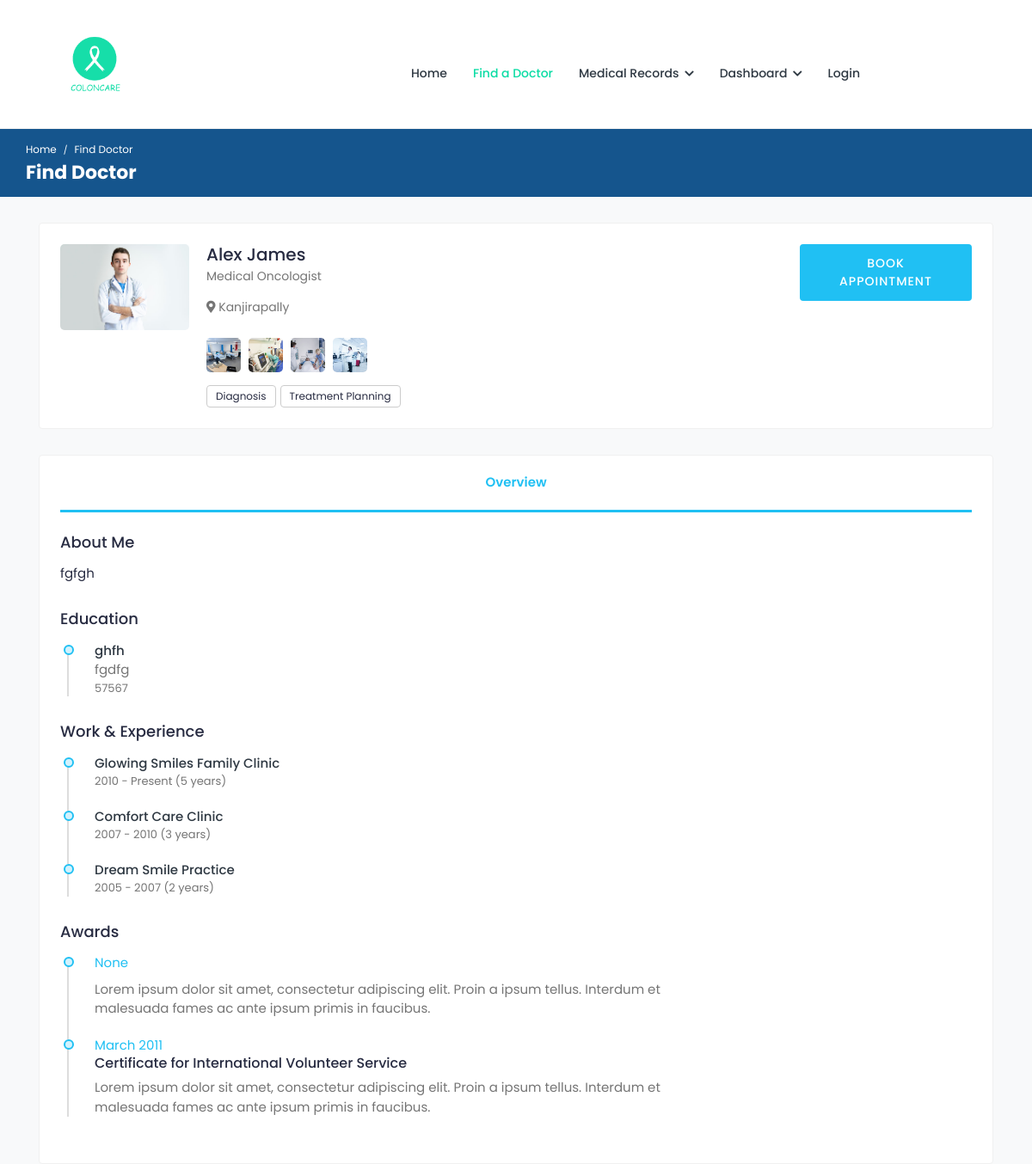
The page /showmore/24/ on the database its author committed.
### doctor/models.py (models this page shows)
class Docprofile(models.Model):
    user = models.OneToOneField(User, on_delete=models.CASCADE)
    name = models.CharField(max_length=100, null=True, blank=True)
    email = models.EmailField(max_length=255, null=True, blank=True)
    profile_pic = models.ImageField(upload_to='profile_pics/', null=True, blank=True)
    fname = models.CharField(max_length=100, null=True, blank=True)
    lname = models.CharField(max_length=100, null=True, blank=True)
    phone = models.CharField(max_length=100, null=True, blank=True)
    gender = models.CharField(max_length=50, choices=[('Male', 'Male'), ('Female', 'Female'),('Others', 'Others')],null=True, blank=True)
    dob = models.CharField(max_length=100, null=True, blank=True)
    add1 = models.CharField(max_length=100, null=True, blank=True)
    add2 = models.CharField(max_length=100, null=True, blank=True)
    city = models.CharField(max_length=100, null=True, blank=True)
    state = models.CharField(max_length=100, null=True, blank=True)
    country = models.CharField(max_length=100, null=True, blank=True)
    postalcode = models.CharField(max_length=100, null=True, blank=True)
    services = models.TextField( null=True, blank=True)
    about = models.TextField(null=True, blank=True)
    degree= models.CharField(max_length=100, null=True, blank=True)
    college = models.TextField(null=True, blank=True)
    cyear=models.CharField(max_length=100, null=True, blank=True)
    hospital_name= models.TextField( null=True, blank=True)
    from_date=models.CharField(max_length=100, null=True, blank=True)
    to_date=models.CharField(max_length=100, null=True, blank=True)
    award = models.TextField(null=True, blank=True)
    ayear=models.CharField(max_length=100, null=True, blank=True)
    specialist = models.ForeignKey(Specialization, on_delete=models.CASCADE,  null=True, blank=True)  # Reference to the category
    reset_password=models.CharField(max_length=128,null=True,blank=True)

class Specialization(models.Model):
    specialization_name = models.CharField(max_length=100)
    status = models.BooleanField(default=False)
    def __str__(self):
        return self.specialization_name

### doctor/views.py (the view)
# urls.py: path('showmore/<int:doctor_id>/', views.showmore_view, name='showmore'),
def showmore_view(request, doctor_id):
    doctor = get_object_or_404(Docprofile, pk=doctor_id)
    return render(request, 'patient/showmore.html', {'doctor': doctor})

### templates/patient/showmore.html (shortened to what this page needs)
{% load static %}
<!DOCTYPE html>
<html lang="en">
<head>
	<link rel="stylesheet" href="{% static 'assets/css/bootstrap.min.css'%}">
	<link rel="stylesheet" href="{% static 'assets/plugins/fontawesome/css/fontawesome.min.css'%}">
	<link rel="stylesheet" href="{% static 'assets/plugins/fontawesome/css/all.min.css'%}">
	<link rel="stylesheet" href="{% static 'assets/css/style.css'%}">
</head>
<body>
    <div class="main-wrapper">
        <header class="header">
            <nav class="navbar navbar-expand-lg header-nav" style="padding-right:200px;">
                <div class="navbar-header">
                    <a href="index-2.html" class="navbar-brand logo">
                        <img src="{% static 'assets/img/logo.png' %}" class="img-fluid" alt="Logo">
                    </a>
                </div>
                <div class="main-menu-wrapper">
                    <ul class="main-nav">
                        <li class="main-nav">
                            <a href="{% url 'basepatient' %}">Home</a>
                        </li>
                        <li class="active">
                            <a href="{% url 'finddoctor' %}">Find a Doctor</a>
                        </li>
                        <li class="has-submenu">
                                    <a href="#">Medical Records <i class="fas fa-chevron-down"></i></a>
                                </li>
                                <li class="has-submenu">
                                    <a href="#">Dashboard <i class="fas fa-chevron-down"></i></a>
                                </li>
                        {% if user.is_authenticated %}
                        <li class="has-submenu">
                            <a href="#"><i class="fa fa-user-circle"></i></a>
                            <ul class="submenu">
                                <li><a>{{ user.username }}</li></a>
                                <li><a href="{% url 'loggout' %}">Logout</li></a>
                            </ul>
                        </li>
                        {% else %}
                        <li><a href="{% url 'login_page' %}">Login</a></li>
                        {% endif %}
                            </ul>
                </div>
            </nav>
        </header>
        <div class="breadcrumb-bar">
            <div class="container-fluid">
                <div class="row align-items-center">
                    <div class="col-md-12 col-12">
                        <nav aria-label="breadcrumb" class="page-breadcrumb">
                            <ol class="breadcrumb">
                                <li class="breadcrumb-item"><a href="index-2.html">Home</a></li>
                                <li class="breadcrumb-item active" aria-current="page">Find Doctor</li>
                            </ol>
                        </nav>
                        <h2 class="breadcrumb-title">Find Doctor</h2>
                    </div>
                </div>
            </div>
        </div>
			<div class="content">
				<div class="container">
					<div class="card">
						<div class="card-body">
							<div class="doctor-widget">
								<div class="doc-info-left">
									<div class="doctor-img">
										<img src="{{ doctor.profile_pic.url }}" class="img-fluid" alt="User Image">
									</div>
									<div class="doc-info-cont">
										<h4 class="doc-name">{{doctor.name }}</h4>
										<p class="doc-speciality">{{ doctor.specialist }}</p>
										<div class="clinic-details">
											<p class="doc-location"><i class="fas fa-map-marker-alt"></i> Kanjirapally <a href="javascript:void(0);"></a></p>
											<ul class="clinic-gallery">
												<li>
													<a href="assets/img/features/feature-01.jpg" data-fancybox="gallery">
														<img src="{% static 'assets/img/feature-01.jpg' %}" alt="Feature">
													</a>
												</li>
												<li>
													<a href="assets/img/features/feature-02.jpg" data-fancybox="gallery">
														<img src="{% static 'assets/img/feature-02.jpg' %}" alt="Feature">
													</a>
												</li>
												<li>
													<a href="assets/img/features/feature-03.jpg" data-fancybox="gallery">
														<img src="{% static 'assets/img/feature-03.jpg' %}" alt="Feature">
													</a>
												</li>
												<li>
													<a href="assets/img/features/feature-04.jpg" data-fancybox="gallery">
														<img src="{% static 'assets/img/feature-04.jpg' %}" alt="Feature">
													</a>
												</li>
											</ul>
										</div>
										<div class="clinic-services">
											<span>Diagnosis</span>
											<span>Treatment Planning</span>
										</div>
									</div>
								</div>
								<div class="doc-info-right">
									<div class="clini-infos">
                                        <div class="clinic-booking">
                                            <a class="apt-btn"  href="{% url "book_appointment" doctor.id %}" >Book Appointment  </a>
                                        </div>
									</div>
								</div>
							</div>
						</div>
					</div>
					<div class="card">
						<div class="card-body pt-0">
							<nav class="user-tabs mb-4">
								<ul class="nav nav-tabs nav-tabs-bottom nav-justified">
									<li class="nav-item">
										<a class="nav-link active" href="#doc_overview" data-toggle="tab">Overview</a>
									</li>
								</ul>
							</nav>
							<div class="tab-content pt-0">
								<div role="tabpanel" id="doc_overview" class="tab-pane fade show active">
									<div class="row">
										<div class="col-md-12 col-lg-9">
											<div class="widget about-widget">
												<h4 class="widget-title">About Me</h4>
												<p>{{ doctor.about }}</p>
											</div>
											<div class="widget education-widget">
												<h4 class="widget-title">Education</h4>
												<div class="experience-box">
													<ul class="experience-list">
														<li>
															<div class="experience-user">
																<div class="before-circle"></div>
															</div>
															<div class="experience-content">
																<div class="timeline-content">
																	<a href="#/" class="name">{{ doctor.college }}</a>
																	<div>{{ doctor.degree }}</div>
																	<span class="time">{{ doctor.cyear }}</span>
																</div>
															</div>
														</li>
													</ul>
												</div>
											</div>
											<div class="widget experience-widget">
												<h4 class="widget-title">Work & Experience</h4>
												<div class="experience-box">
													<ul class="experience-list">
														<li>
															<div class="experience-user">
																<div class="before-circle"></div>
															</div>
															<div class="experience-content">
																<div class="timeline-content">
																	<a href="#/" class="name">Glowing Smiles Family  Clinic</a>
																	<span class="time">2010 - Present (5 years)</span>
																</div>
															</div>
														</li>
														<li>
															<div class="experience-user">
																<div class="before-circle"></div>
															</div>
															<div class="experience-content">
																<div class="timeline-content">
																	<a href="#/" class="name">Comfort Care  Clinic</a>
																	<span class="time">2007 - 2010 (3 years)</span>
																</div>
															</div>
														</li>
														<li>
															<div class="experience-user">
																<div class="before-circle"></div>
															</div>
															<div class="experience-content">
																<div class="timeline-content">
																	<a href="#/" class="name">Dream Smile  Practice</a>
																	<span class="time">2005 - 2007 (2 years)</span>
																</div>
															</div>
														</li>
													</ul>
												</div>
											</div>
											<div class="widget awards-widget">
												<h4 class="widget-title">Awards</h4>
												<div class="experience-box">
													<ul class="experience-list">
														<li>
															<div class="experience-user">
																<div class="before-circle"></div>
															</div>
															<div class="experience-content">
																<div class="timeline-content">
																	<p class="exp-year">{{ doctor.ayear }}</p>
																	<p>Lorem ipsum dolor sit amet, consectetur adipiscing elit. Proin a ipsum tellus. Interdum et malesuada fames ac ante ipsum primis in faucibus.</p>
																</div>
															</div>
														</li>
														<li>
															<div class="experience-user">
																<div class="before-circle"></div>
															</div>
															<div class="experience-content">
																<div class="timeline-content">
																	<p class="exp-year">March 2011</p>
																	<h4 class="exp-title">Certificate for International Volunteer Service</h4>
																	<p>Lorem ipsum dolor sit amet, consectetur adipiscing elit. Proin a ipsum tellus. Interdum et malesuada fames ac ante ipsum primis in faucibus.</p>
																</div>
															</div>
														</li>
													</ul>
												</div>
											</div>
										</div>
									</div>
								</div>
							</div>
						</div>
					</div>
				</div>
			</div>
</div>
</body>
</html>

### rows shown on the page
Docprofile: profile_pic (picture), name "Alex James", specialist "Medical Oncologist", about "fgfgh", college "ghfh", degree "fgdfg", cyear "57567", ayear "None"
